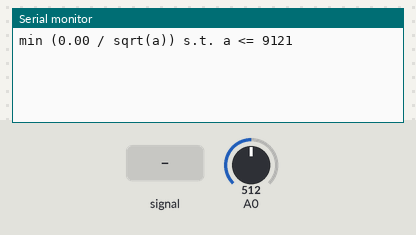
The sketch below on a simulated Arduino Uno, built with avr-gcc and run on an emulated ATmega328P. Shown: the last lines printed to the serial monitor. The inputs (shaded band) are chosen by the test bench; at power-on: A0 = 512.

Above: at 1.2 s.
1.3 s: A0 fed a 200 Hz sine of ±81 counts around its level
At 2.6 s:
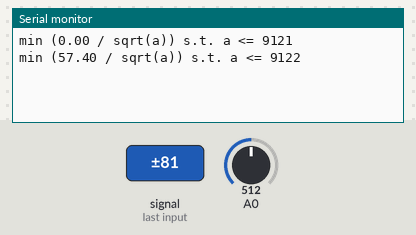
2.8 s: A0 set to 716
At 3.6 s:
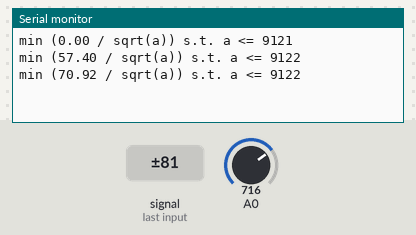
4.3 s: A0 set to 900
At 5.4 s:
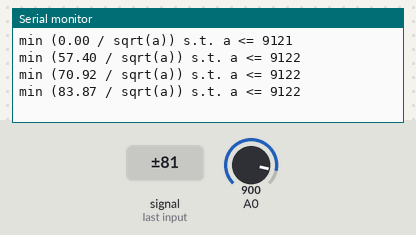
Timing chart, 0 to 7.3 s (numbered marks = the images above; inputs shaded):
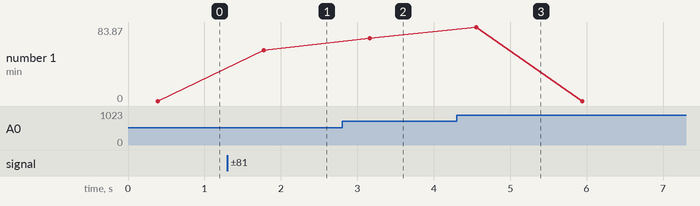

The sketch:

SensorUtils.ino
```cpp
#include "SamplesPerSensorOptimizer.h"
#include "SamplesPerSensorOptimizerConfig.h"

void setup() {
    Serial.begin(9600);
}

void loop() {
    samplesPerSensorOptimizer.printOptProblemForWolframAlpha();
    delay(1000);
}
```

SamplesPerSensorOptimizer.cpp
```cpp
#include "SamplesPerSensorOptimizer.h"
#include "Arduino.h"
#include "StreamStats.h"

SamplesPerSensorOptimizer::SamplesPerSensorOptimizer(DigitalSensorReaders digitalSensorReaders,
                                                     AnalogSensorReaders analogSensorReaders,
                                                     int maxTimeForSamplingInMs,
                                                     int nrSamplesForCalibration) {
  digitalSensorReaders_ = digitalSensorReaders;
  analogSensorReaders_ = analogSensorReaders;
  maxTimeForSamplingInMs_ = maxTimeForSamplingInMs;
  nrSamplesForCalibration_ = nrSamplesForCalibration;
}

void SamplesPerSensorOptimizer::printOptProblemForWolframAlpha() {
  int nrSensors = analogSensorReaders_.size;

  double stdDevs[nrSensors];
  estimateStdDevs(stdDevs);

  int maxSamples = estimateMaxNrSamples();

  // min (10 / sqrt(a) + 30 / sqrt(b)) s.t. a + b <= 9600
  Serial.print("min (");
  for (auto i = 0; i < nrSensors; i++) {
    if (i > 0) {
      Serial.print(" + ");
    }
    Serial.print(stdDevs[i]);
    Serial.print(" / sqrt(");
    Serial.print((char) (97 + i));
    Serial.print(")");
  }

  Serial.print(") s.t. ");
  for (auto i = 0; i < nrSensors; i++) {
    Serial.print((char) (97 + i));
    if (i < nrSensors - 1) {
      Serial.print(" + ");
    }
  }

  Serial.print(" <= ");
  Serial.println(maxSamples);
}

void SamplesPerSensorOptimizer::estimateStdDevs(double stdDevs[]) {
    auto nrSensors = analogSensorReaders_.size;
    for (auto i = 0; i < nrSensors; i++) {
      auto analogSensorReader = analogSensorReaders_.readers[i];
      StreamStats streamStats {};

      for (auto j = 0; j < nrSamplesForCalibration_; j++) {
        streamStats.reportNumber(analogSensorReader.read());
      }

      stdDevs[i] = streamStats.stdDev();
    }
}

int SamplesPerSensorOptimizer::estimateMaxNrSamples() {
  unsigned long tReadDigital = 0;
  for (auto i = 0; i < digitalSensorReaders_.size; i++) {
    unsigned long t0 = micros();
    digitalSensorReaders_.readers[i]();
    tReadDigital += micros() - t0;
  }

  int tMax = maxTimeForSamplingInMs_ - (tReadDigital / 1000);

  auto analogReadFn = analogSensorReaders_.readers[0].read;
  StreamStats analogReadStats {};
  for (auto i = 0; i < 1000; i++) {
    unsigned long t0 = micros();
    analogReadFn();
    analogReadStats.reportNumber(micros() - t0);
  }

  return tMax / (analogReadStats.average() / 1000);
}
```

SamplesPerSensorOptimizer.h
```cpp
#ifndef SamplesPerSensorOptimizer_h
#define SamplesPerSensorOptimizer_h

typedef void (*DigitalSensorRead)();
typedef int (*AnalogSensorRead)();
typedef void (*PrintStdOut)(char* message);

struct DigitalSensorReaders {
  DigitalSensorRead* readers;
  int size;
};

struct AnalogSensorReader {
  int id;
  AnalogSensorRead read;
};

struct AnalogSensorReaders {
  AnalogSensorReader* readers;
  int size;
};

class SamplesPerSensorOptimizer {
  public:
    SamplesPerSensorOptimizer(DigitalSensorReaders digitalSensorReaders,
                              AnalogSensorReaders analogSensorReaders,
                              int maxTimeForSamplingInMs,
                              int nrSamplesForCalibration);
    /**
       Prints in a format that can be pasted to https://www.wolframalpha.com/
       which than gives you the number of samples per sensor to get.
    */
    void printOptProblemForWolframAlpha();

  private:
    DigitalSensorReaders digitalSensorReaders_;
    AnalogSensorReaders analogSensorReaders_;
    int maxTimeForSamplingInMs_;
    int nrSamplesForCalibration_;
    void estimateStdDevs(double stdDevs[]);
    int estimateMaxNrSamples();
};

#endif
```

StreamStats.cpp
```cpp
#include "StreamStats.h"
#include <math.h>

StreamStats::StreamStats() {
  nrValues_ = 0;
  currentMean_ = -1;
  currentVarianceHelperValue_ = 0;
}

void StreamStats::reportNumber(int n) {
  if (nrValues_ == 0) {
    currentMean_ = n;
  } else {
    double prevMean = currentMean_;
    currentMean_ += ((n - prevMean) / (nrValues_ + 1));
    currentVarianceHelperValue_ += (n - prevMean) * (n - currentMean_);
  }
  nrValues_++;
}

double StreamStats::average() {
  return currentMean_;
}

double StreamStats::variance() {
  if (nrValues_ > 1) {
    return currentVarianceHelperValue_ / (nrValues_ - 1);
  } else {
    return 0;
  }
}

double StreamStats::stdDev() {
  return sqrt(variance());
}
```

StreamStats.h
```cpp
#ifndef StreamStats_h
#define StreamStats_h

#include <Arduino.h>

class StreamStats
{
  public:
    StreamStats();
    void reportNumber(int n);
    double average();
    double variance();
    double stdDev();

  private:
    int nrValues_;
    double currentMean_;
    double currentVarianceHelperValue_;
};

#endif
```

SamplesPerSensorOptimizerConfig.h
```cpp
#ifndef SamplesPerSensorOptimizerConfig_h
#define SamplesPerSensorOptimizerConfig_h

#define VARIABLE_NAME samplesPerSensorOptimizer
#define MAX_TIME_IN_MS_TO_SAMPLE 1000
#define SAMPLES_FOR_CALIBRATION 1000

// All digital sensors go here
DigitalSensorRead digitalSensorReadersArray[] = {
  // @TODO ADD HUMIDITY-TEMP SENSOR
};

AnalogSensorReader analogSensorReaderArray[] = {
  {A0, []()->int { return analogRead(A0); }}
  // ADD O3 SENSOR
  // ADD O3 SENSOR
};

// TL;DR Boilerplate below
// @todo Get rid of it :)

DigitalSensorReaders digitalSensorReaders {
  digitalSensorReadersArray,
  sizeof(digitalSensorReadersArray) / sizeof(digitalSensorReadersArray[0])
};

AnalogSensorReaders analogSensorReaders {
  analogSensorReaderArray,
  sizeof(analogSensorReaderArray) / sizeof(analogSensorReaderArray[0])
};

SamplesPerSensorOptimizer VARIABLE_NAME {
  digitalSensorReaders,
  analogSensorReaders,
  MAX_TIME_IN_MS_TO_SAMPLE,
  SAMPLES_FOR_CALIBRATION
};

#endif
```

Measured:
- after the input at 1.3 s, the serial monitor: prints a new line after 0.48 s (image 1)
- after the input at 2.8 s, the serial monitor: prints a new line after 0.36 s (image 2)
- after the input at 4.3 s, the serial monitor: prints a new line after 0.25 s (image 3)
- plotted number 1: 0 → 57.4 after the input at 1.3 s, 57.4 → 70.92 after the input at 2.8 s
